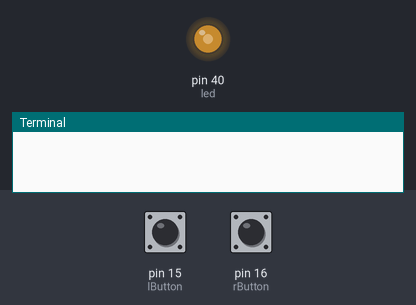
Recording of a program running on a simulated Raspberry Pi (header pin numbers). On the bench: output pins drawn as LEDs (lit = HIGH), the last lines printed to the terminal. The inputs (shaded band) are chosen by the test bench; at power-on: pin 16 (rButton) HIGH, pin 15 (lButton) HIGH.

Above: at 1.2 s.
1.3 s: pin 16 (rButton) pulled LOW for 0.15 s
At 2.2 s:
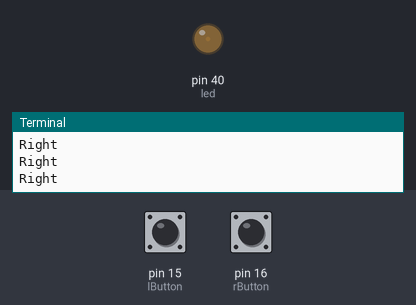
Timing chart, 0 to 4.3 s (numbered marks = the images above; inputs shaded):
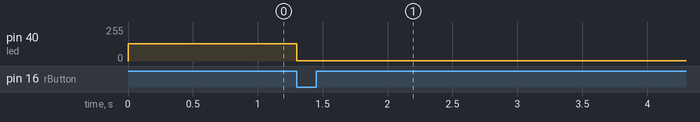

The program:

pwm_led.py
```python
# Vary the brightness of an LED

import RPi.GPIO as GPIO

# BOARD SETUP
GPIO.setmode(GPIO.BOARD)

# Global Duty Cycle
dutyCycle = 50

# Pins
lButton = 15
rButton = 16
led = 40

# Pins setup
GPIO.setup(rButton, GPIO.IN, pull_up_down=GPIO.PUD_UP)
GPIO.setup(lButton, GPIO.IN, pull_up_down=GPIO.PUD_UP)
GPIO.setup(led, GPIO.OUT)

# The LED default settings
ledCtrl = GPIO.PWM(led, 60) # The output pin at frequency: 60Hz
ledCtrl.start(dutyCycle) # Starting the LED at 50% duty cycle brightness: normal

# Right if direction is True, left if direction is False
def pushed(direction: bool):
    global dutyCycle
    dutyCycle += 25 if direction == True else -25
  # Value bounds for duty cycle 1 <= x <= 99
    dutyCycle = 99 if dutyCycle >= 100 else dutyCycle
    dutyCycle = 1 if dutyCycle >= 0 else dutyCycle

    ledCtrl.ChangeDutyCycle(dutyCycle)

try:
    while True:
      if(GPIO.input(rButton) == 0):
        pushed(True)
        print("Right")

      if(GPIO.input(lButton) == 0):
        pushed(False)
        print("Left")

except KeyboardInterrupt:
    GPIO.cleanup()
    print("\nExiting...\n")
```

Measured:
- after the input at 1.3 s, pin 40 (led): 128/255 → 3/255 at once
